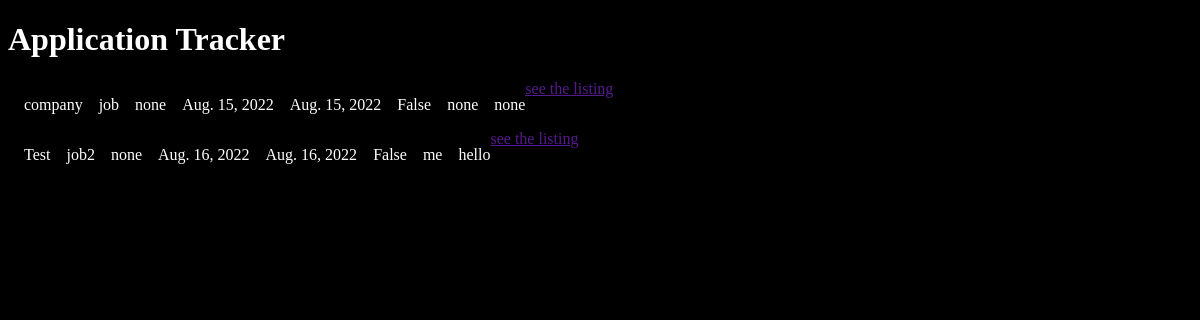
The app's page /, older data.
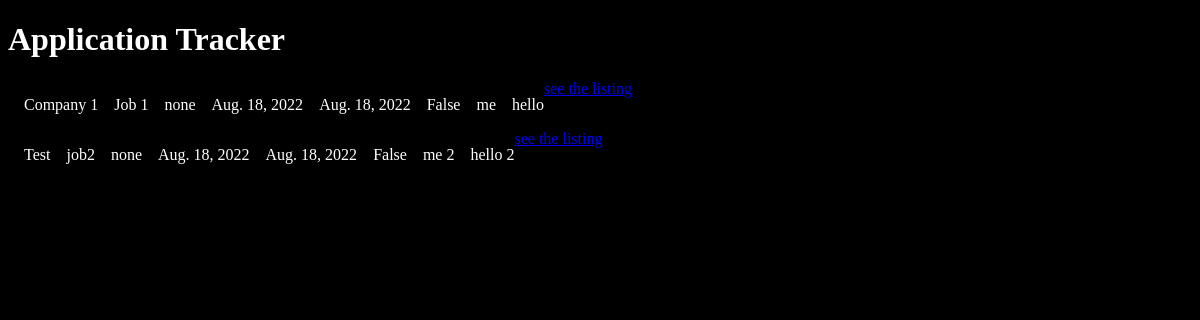
The same page, newer data.
### main/models.py (models this page shows, shortened)
class Application(models.Model):
    company = models.CharField(max_length=100)
    job_title = models.CharField(max_length=100)
    date_listed = models.DateField(default=date.today)
    date_applied = models.DateField(default=date.today)
    follow_up = models.BooleanField()
    result = models.CharField(max_length=20)
    contacts = models.CharField(max_length=200)
    notes = models.CharField(max_length=300)
    link = models.CharField(max_length=200)

### main/views.py (the view)
# urls.py: path('', views.home, name='home'),
def home(response):
    application = Application.objects.all()
    context = {
        'application': application
         }
    return render(response, "main/home.html", context)

### main/templates/main/home.html
{% extends 'main/base.html' %}
{% block content %}
    {% for a in application %}
    <div class="apps">
    <p class="company">{{a.company}}</p>
    <p class="job">{{a.job_title}}</p>
    <p class="result">{{a.result}}</p>
    <p class="listed">{{a.date_listed}}</p>
    <p class="applied">{{a.date_applied}}</p>
    <p class="fu">{{a.follow_up}}</p>
    <p class="contacts">{{a.contacts}}</p>
    <p class="notes">{{a.notes}}</p>
    <a href="{{a.link}}" class="link">see the listing</a>
    </div>
    {% endfor %}
{% endblock %}

Row changes from the older to the newer data that the page shows:
changed Application: company "company" → "Company 1"; job_title "job" → "Job 1"; date_listed "Aug. 15, 2022" → "Aug. 18, 2022"; date_applied "Aug. 15, 2022" → "Aug. 18, 2022"; contacts "none" → "me"; notes "none" → "hello"
changed Application "Test": date_listed "Aug. 16, 2022" → "Aug. 18, 2022"; date_applied "Aug. 16, 2022" → "Aug. 18, 2022"; contacts "me" → "me 2"; notes "hello" → "hello 2"
